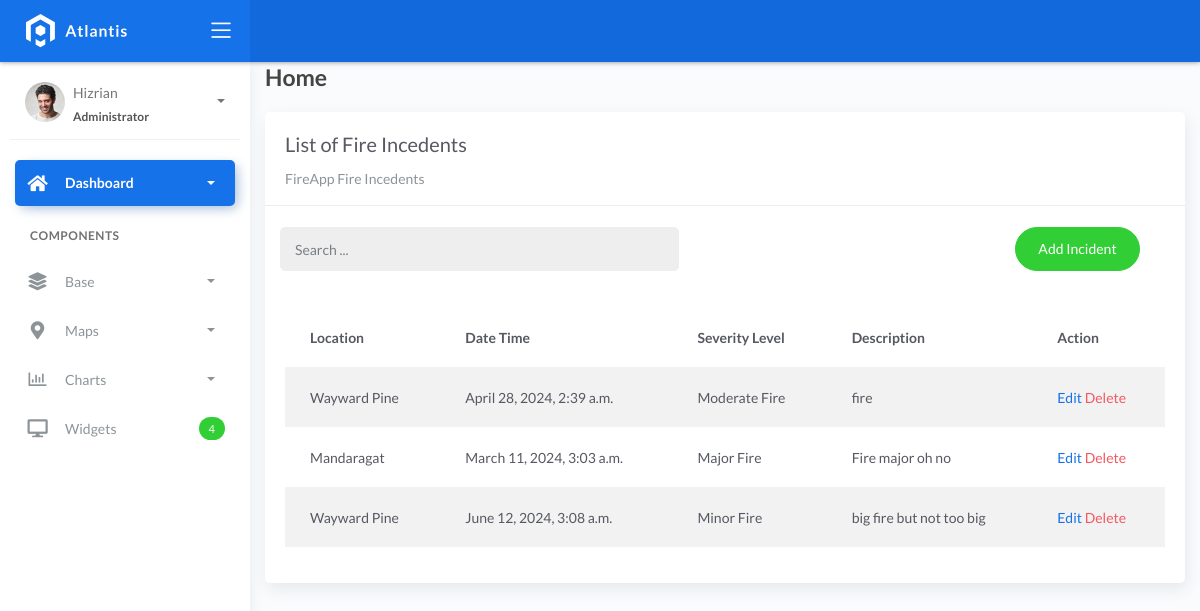
Before: /incidentlist with the older database file.
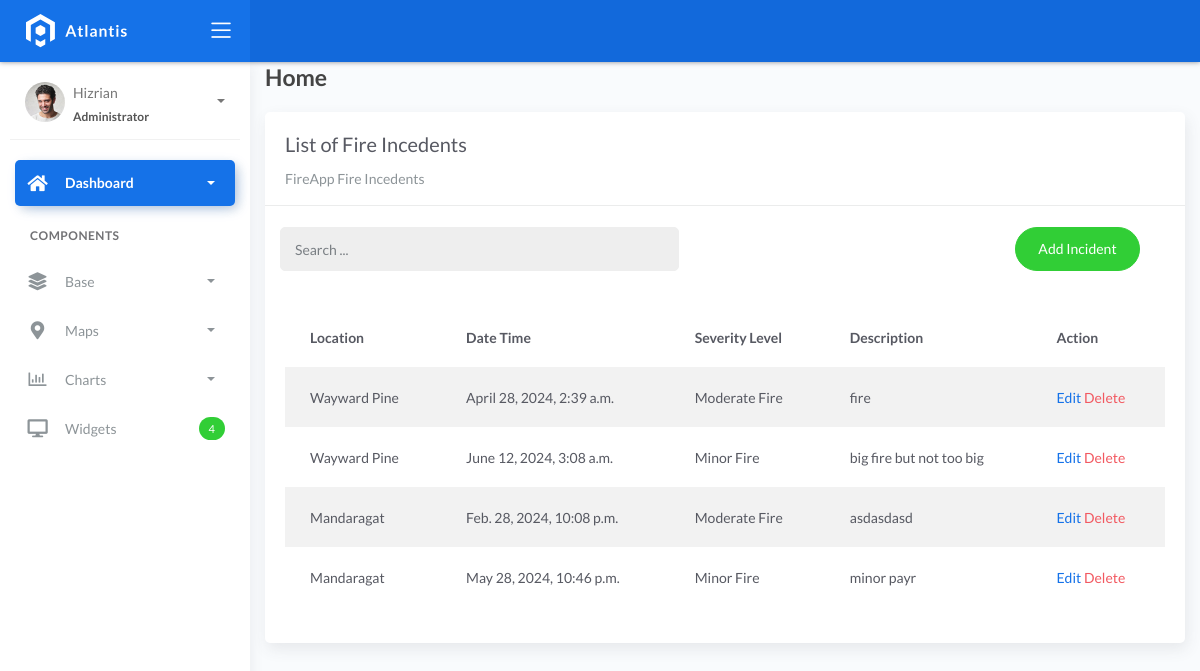
After: the same page with the newer database file.
### fire/models.py (models this page shows, shortened)
class BaseModel(models.Model):
    created_at = models.DateTimeField(auto_now_add=True, db_index=True)
    updated_at = models.DateTimeField(auto_now=True)
    class Meta:
        abstract = True

class Incident(BaseModel):
    SEVERITY_CHOICES = (
        ('Minor Fire', 'Minor Fire'),
        ('Moderate Fire', 'Moderate Fire'),
        ('Major Fire', 'Major Fire'),
    )
    location = models.ForeignKey(Locations, on_delete=models.CASCADE)
    date_time = models.DateTimeField(blank=True, null=True)
    severity_level = models.CharField(max_length=45, choices=SEVERITY_CHOICES)
    description = models.CharField(max_length=250)

class Locations(BaseModel):
    name = models.CharField(max_length=150)
    latitude = models.DecimalField(
        max_digits=22, decimal_places=16, null=True, blank=True)
    longitude = models.DecimalField(
        max_digits=22, decimal_places=16, null=True, blank=True)
    address = models.CharField(max_length=150)
    city = models.CharField(max_length=150)  # can be in separate table
    country = models.CharField(max_length=150)  # can be in separate table
    def __str__(self):
        return self.name

### fire/views.py (the view)
# urls.py: path('incidentlist', IncidentList.as_view(), name='incident-list'),
class IncidentList(ListView):
    model = Incident
    context_object_name = 'incident'
    template_name = "incidentlist.html"
    paginate_by = 5
    def get_queryset(self, *args, **kwargs):
        qs = super(IncidentList, self).get_queryset(*args, **kwargs)
        if self.request.GET.get("q") != None:
            query = self.request.GET.get('q')
            qs = qs.filter(Q(location__name__icontains=query) |
            Q(date_time__icontains=query) | Q(severity_level__icontains=query))
        return qs

### templates/incidentlist.html (shortened to what this page needs)
{% extends 'base.html' %} {% load static %} {% block content %}
<div class="content">
    <div class="container-fluid">
        <h4 class="page-title">Home</h4>
        <div class="row">
            <div class="col-md-12">
                <div class="card">
                    <div class="card-header">
                        <div class="card-title">List of Fire Incedents</div>
                        <div class="card-category">FireApp Fire Incedents</div>
                    </div>
                    <br>
                        <div class="col-md-12 row">
                            <div class="col-md-6">
                                <form action="" class="navbar-left navbar-form nav-search mr-md-3" action="{% url 'incident-list' %}">
                                    <div class="input-group">
                                        <input type="text" placeholder="Search ..." class="form-control" name="q">
                                        <div class="input-group-append">
                                        <span class="input-group-text">
                                        </span>
                                        </div>
                                    </div>
                                </form>
                            </div>
                            <div class="col-md-6">
                                <div class="pull-right">
                                    <a href="{% url 'incident-add' %}" class="btn btn-success btn-rounded">Add Incident</a>
                                </div>
                            </div>
                        </div>
                    <div class="card-body">
                        <table class="table table-striped mt-3">
                            <thead>
                                <tr>
                                    <th scope="col">Location</th>
                                    <th scope="col">Date Time</th>
                                    <th scope="col">Severity Level</th>
                                    <th scope="col">Description</th>
                                    <th scope="col">Action</th>
                                </tr>
                            </thead>
                            <tbody>
                                {% for object in object_list %}
                                <tr>
                                    <td>{{ object.location }}</td>
                                    <td>{{ object.date_time }}</td>
                                    <td>{{ object.severity_level }}</td>
                                    <td>{{ object.description }}</td>
                                    <td>
                                        <a href="incidentlist/{{ object.id }}">Edit</a>
                                        <a href="incidentlist/{{ object.id }}/delete" class="text-danger">Delete</a>
                                    </td>
                                </tr>
                                {% empty %}
                                <tr>
                                    <td colspan="4" style="text-align: center">
                                    <p class="text-sm font-weight-bold mb-0">No Records Found</p>
                                    </td>
                                </tr>
                                {% endfor %}
                            </tbody>
                        </table>
                    </div>
                </div>
            </div>
        </div>
    </div>
</div>
{% endblock %}

### templates/base.html (shortened to what this page needs)
{% load static %}
<!DOCTYPE html>
<html lang="en">
  <head>
    <link rel="stylesheet" href="{% static 'css/bootstrap.min.css' %}" />
    <link rel="stylesheet" href="{% static 'css/atlantis.min.css' %}" />
    <link rel="stylesheet" href="{% static 'css/demo.css' %}" />
  </head>
  <body>
    <div class="wrapper">
      <div class="main-header">
        <div class="logo-header" data-background-color="blue">
          <a href="{% url 'home' %}" class="logo">
            <img src="{% static 'img/logo.svg' %}" alt="navbar brand" class="navbar-brand" />
          </a>
          <div class="nav-toggle">
            <button class="btn btn-toggle toggle-sidebar">
              <i class="icon-menu"></i>
            </button>
          </div>
        </div>
        <nav class="navbar navbar-header navbar-expand-lg" data-background-color="blue2">
        </nav>
      </div>
      <div class="sidebar sidebar-style-2">
        <div class="sidebar-wrapper scrollbar scrollbar-inner">
          <div class="sidebar-content">
            <div class="user">
              <div class="avatar-sm float-left mr-2">
                <img src="{% static 'img/profile.jpg' %}" alt="..." class="avatar-img rounded-circle" />
              </div>
              <div class="info">
                <a data-toggle="collapse" href="#collapseExample" aria-expanded="true">
                  <span>
                    Hizrian
                    <span class="user-level">Administrator</span>
                    <span class="caret"></span>
                  </span>
                </a>
              </div>
            </div>
            <ul class="nav nav-primary">
              <li class="nav-item active">
                <a data-toggle="collapse" href="#dashboard" class="collapsed" aria-expanded="false">
                  <i class="fas fa-home"></i>
                  <p>Dashboard</p>
                  <span class="caret"></span>
                </a>
              </li>
              <li class="nav-section">
                <h4 class="text-section">Components</h4>
              </li>
              <li class="nav-item">
                <a data-toggle="collapse" href="#base">
                  <i class="fas fa-layer-group"></i>
                  <p>Base</p>
                  <span class="caret"></span>
                </a>
              </li>
              <li class="nav-item">
                <a data-toggle="collapse" href="#maps">
                  <i class="fas fa-map-marker-alt"></i>
                  <p>Maps</p>
                  <span class="caret"></span>
                </a>
              </li>
              <li class="nav-item">
                <a data-toggle="collapse" href="#charts">
                  <i class="far fa-chart-bar"></i>
                  <p>Charts</p>
                  <span class="caret"></span>
                </a>
              </li>
              <li class="nav-item">
                <a href="widgets.html">
                  <i class="fas fa-desktop"></i>
                  <p>Widgets</p>
                  <span class="badge badge-success">4</span>
                </a>
              </li>
            </ul>
          </div>
        </div>
      </div>
      <div class="main-panel">
        {% block content %}
        {% endblock %}
      </div>
    </div>
  </body>
</html>

Changed rows visible on the page:
removed Incident: location "Mandaragat", date_time "March 11, 2024, 3:03 a.m.", severity_level "Major Fire", description "Fire major oh no"
added Incident: location "Mandaragat", date_time "Feb. 28, 2024, 10:08 p.m.", severity_level "Moderate Fire", description "asdasdasd"
added Incident: location "Mandaragat", date_time "May 28, 2024, 10:46 p.m.", severity_level "Minor Fire", description "minor payr"
